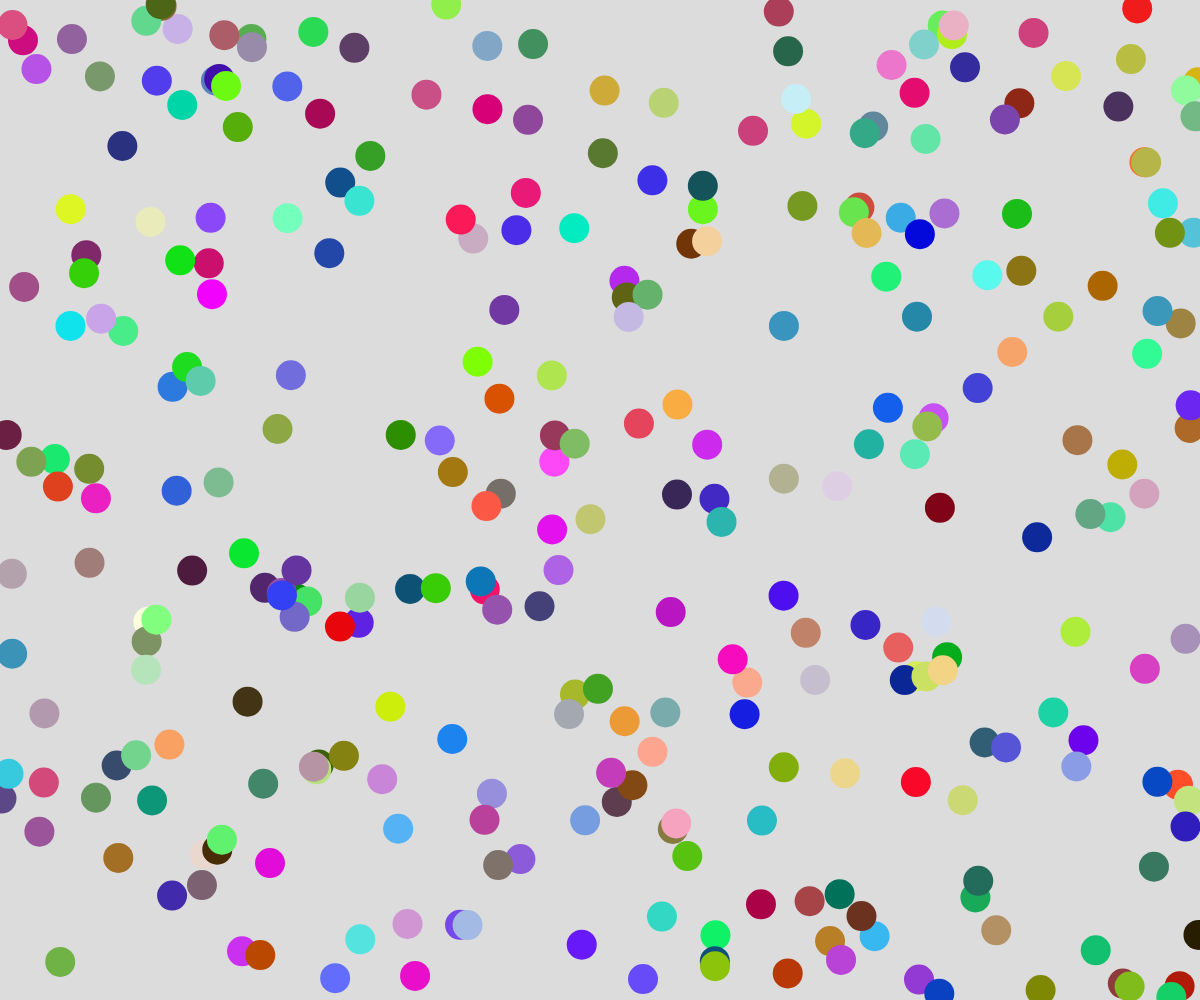
Frame 1 (no input)
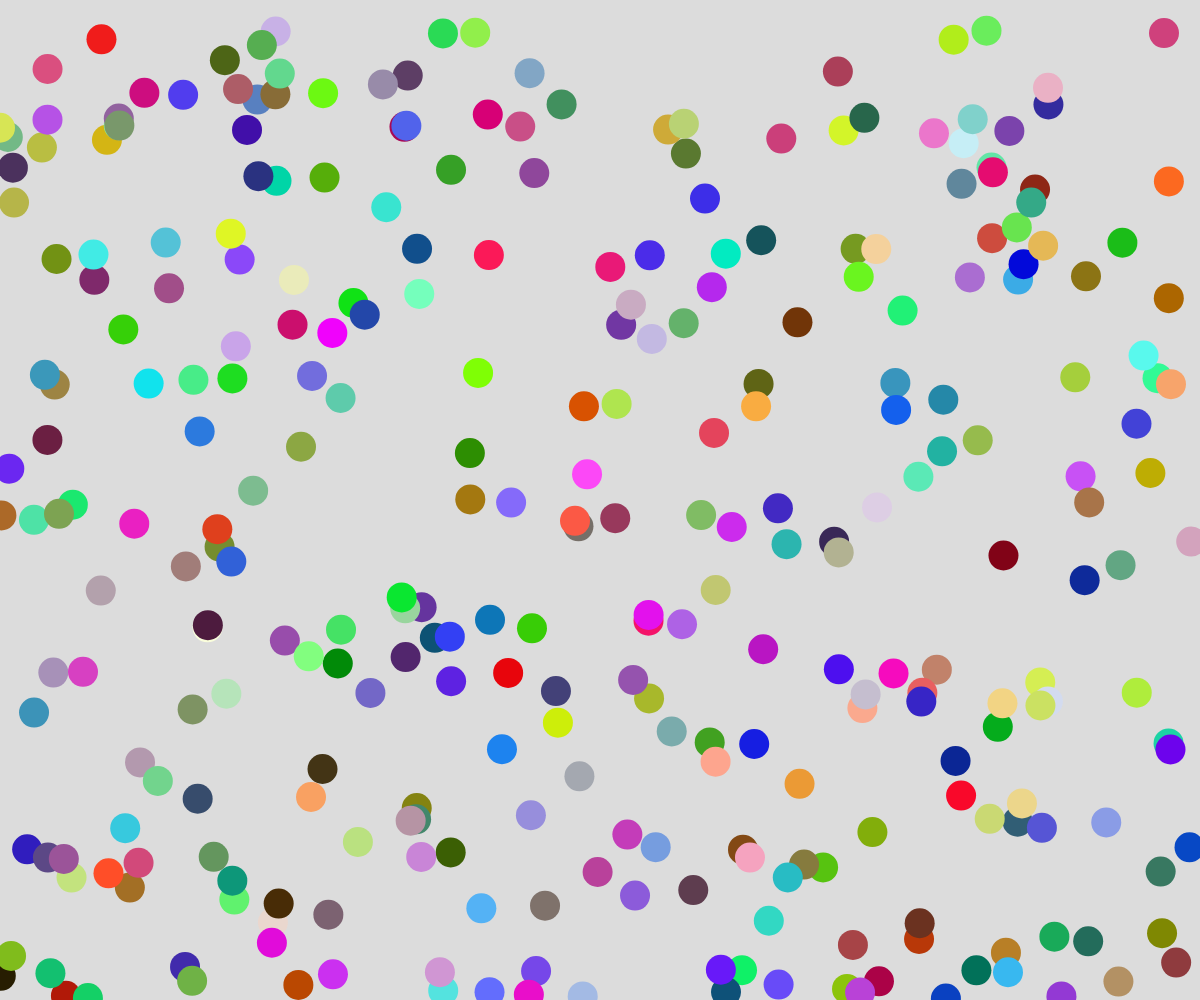
Frame 60 (no input)
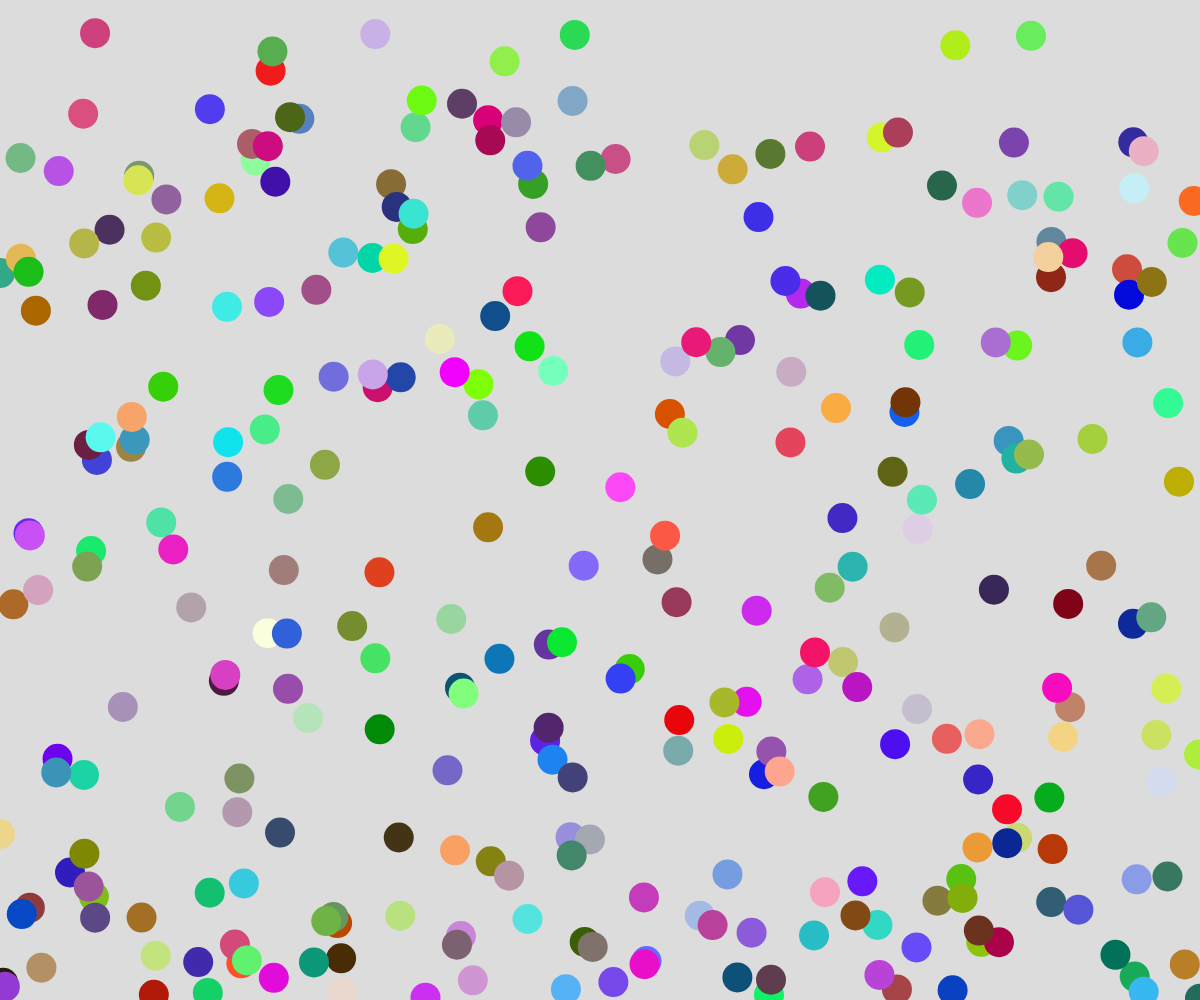
Frame 120 (the mouse pressed at the canvas centre since frame 60)

The p5.js sketch that drew these frames (run headless with seeded random() and noise() and a simulated clock; from frame 60 on, the mouse is pressed at the canvas centre):

// p5.js sketch
// ── sketch.js
let posizione;
let velocita;
let palline = 300;

let camminatore = [];

function setup() {
  createCanvas(windowWidth, windowHeight);
  noStroke();
  for (let i=0; i<palline; i++) {
  camminatore[i] = new Walker();  
  }
}

function draw() {
  background(220);
  
  for (let i=0; i<camminatore.length; i++) {
 
    camminatore[i].muoviti();
    camminatore[i].mostrati();
  }
}

  class Walker {
    constructor() {  //funzione setup che definisce la posizione iniziale
  this.posizione = createVector(random(width),random(height));
  this.velocita = createVector(random(3), random(1.5));
  this.colorer = random(255);
  this.coloreg = random(255);
  this.coloreb = random(255);    
    }
    
    mostrati() {
    fill (this.colorer, this.coloreg, this.coloreb);
    ellipse (this.posizione.x, this.posizione.y, 30, 30);
    }
    
    muoviti() {
      this.posizione.add(this.velocita);
      
    if (this.posizione.x > width) {
      this.posizione.x = 0;
    } else if (this.posizione.x < 0) {
      this.posizione.x = width;
    } 
    
    if ((this.posizione.y > height) || (this.posizione.y <0)) {
      this.velocita.y = this.velocita.y * -1;

   }
  }
 } 
